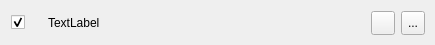
<?xml version="1.0" encoding="UTF-8"?>
<ui version="4.0">
 <class>ConfigurationElementWidget</class>
 <widget class="QWidget" name="ConfigurationElementWidget">
  <property name="geometry">
   <rect>
    <x>0</x>
    <y>0</y>
    <width>435</width>
    <height>45</height>
   </rect>
  </property>
  <property name="sizePolicy">
   <sizepolicy hsizetype="Expanding" vsizetype="Fixed">
    <horstretch>0</horstretch>
    <verstretch>0</verstretch>
   </sizepolicy>
  </property>
  <property name="minimumSize">
   <size>
    <width>0</width>
    <height>45</height>
   </size>
  </property>
  <property name="maximumSize">
   <size>
    <width>16777215</width>
    <height>45</height>
   </size>
  </property>
  <property name="cursor">
   <cursorShape>ArrowCursor</cursorShape>
  </property>
  <property name="windowTitle">
   <string notr="true">Form</string>
  </property>
  <layout class="QHBoxLayout" name="horizontalLayout">
   <property name="rightMargin">
    <number>10</number>
   </property>
   <item>
    <widget class="QCheckBox" name="runnable_chk">
     <property name="text">
      <string notr="true"/>
     </property>
     <property name="checked">
      <bool>true</bool>
     </property>
    </widget>
   </item>
   <item>
    <widget class="QLabel" name="indicator">
     <property name="sizePolicy">
      <sizepolicy hsizetype="Fixed" vsizetype="Fixed">
       <horstretch>0</horstretch>
       <verstretch>0</verstretch>
      </sizepolicy>
     </property>
     <property name="minimumSize">
      <size>
       <width>11</width>
       <height>0</height>
      </size>
     </property>
     <property name="maximumSize">
      <size>
       <width>11</width>
       <height>16777215</height>
      </size>
     </property>
     <property name="text">
      <string notr="true"/>
     </property>
    </widget>
   </item>
   <item>
    <widget class="QLabel" name="name_lbl">
     <property name="toolTip">
      <string notr="true"/>
     </property>
     <property name="text">
      <string notr="true">TextLabel</string>
     </property>
    </widget>
   </item>
   <item>
    <spacer name="horizontalSpacer">
     <property name="orientation">
      <enum>Qt::Horizontal</enum>
     </property>
     <property name="sizeHint" stdset="0">
      <size>
       <width>40</width>
       <height>20</height>
      </size>
     </property>
    </spacer>
   </item>
   <item>
    <widget class="QLabel" name="drag_handle">
     <property name="minimumSize">
      <size>
       <width>32</width>
       <height>10</height>
      </size>
     </property>
     <property name="maximumSize">
      <size>
       <width>32</width>
       <height>10</height>
      </size>
     </property>
    </widget>
   </item>
   <item>
    <widget class="QLabel" name="placeholder_1">
     <property name="minimumSize">
      <size>
       <width>10</width>
       <height>0</height>
      </size>
     </property>
     <property name="maximumSize">
      <size>
       <width>10</width>
       <height>16777215</height>
      </size>
     </property>
     <property name="text">
      <string notr="true"/>
     </property>
    </widget>
   </item>
   <item>
    <widget class="QToolButton" name="conf_edit_btn">
     <property name="minimumSize">
      <size>
       <width>24</width>
       <height>24</height>
      </size>
     </property>
     <property name="maximumSize">
      <size>
       <width>24</width>
       <height>24</height>
      </size>
     </property>
     <property name="text">
      <string notr="true"/>
     </property>
    </widget>
   </item>
   <item>
    <widget class="QToolButton" name="conf_remove_btn">
     <property name="minimumSize">
      <size>
       <width>24</width>
       <height>24</height>
      </size>
     </property>
     <property name="maximumSize">
      <size>
       <width>24</width>
       <height>24</height>
      </size>
     </property>
     <property name="text">
      <string notr="true">...</string>
     </property>
     <property name="iconSize">
      <size>
       <width>24</width>
       <height>24</height>
      </size>
     </property>
     <property name="btn_role" stdset="0">
      <string notr="true">remove</string>
     </property>
    </widget>
   </item>
  </layout>
 </widget>
 <resources/>
 <connections/>
</ui>
